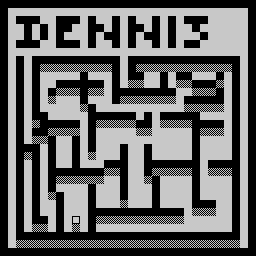

The image is a tile-based game level rendered from a .tmx file. Its description and complete source (layers, tilesets, objects, tile grids) follow:
An orthogonal 32x32 tile map with 8x8 px tiles, 1 tile layer (Tile Layer 1).

<map version="1.10" tiledversion="1.11.2" orientation="orthogonal" renderorder="right-down" width="32" height="32" tilewidth="8" tileheight="8" infinite="0" nextlayerid="2" nextobjectid="1">
 <tileset firstgid="1" source="basic.tsx" />
 <layer id="1" name="Tile Layer 1" width="32" height="32">
  <data encoding="csv">
2,2,2,2,2,2,2,2,2,2,2,2,2,2,2,2,2,2,2,2,2,2,2,2,2,2,2,2,2,2,2,2,
2,1,1,1,1,1,1,1,1,1,1,1,1,1,1,1,1,1,1,1,1,1,1,1,1,1,1,1,1,1,1,2,
2,1,2,2,2,1,1,2,2,2,1,2,1,1,2,1,2,1,1,2,1,2,1,2,2,2,1,1,1,1,1,2,
2,1,1,2,1,2,1,2,2,1,1,2,2,1,2,1,2,2,1,2,1,2,1,1,2,1,1,1,1,1,1,2,
2,1,1,2,1,2,1,2,1,1,1,2,1,2,2,1,2,1,2,2,1,2,1,1,1,2,1,1,1,1,1,2,
2,1,2,2,2,1,1,2,2,2,1,2,1,1,2,1,2,1,1,2,1,2,1,2,2,1,1,1,1,1,1,2,
2,1,1,1,1,1,1,1,1,1,1,1,1,1,1,1,1,1,1,1,1,1,1,1,1,1,1,1,1,1,1,2,
2,1,2,1,2,2,2,2,2,2,2,2,2,2,2,1,2,2,2,2,2,2,2,2,2,2,2,2,2,2,1,2,
2,1,2,1,2,3,3,3,3,3,3,3,3,3,2,1,2,3,3,3,3,3,3,3,3,3,3,3,3,2,1,2,
2,1,2,1,2,1,1,1,1,1,2,1,1,1,2,1,2,2,1,1,2,1,2,2,1,1,1,2,1,2,1,2,
2,1,2,1,2,1,1,2,2,2,2,2,2,1,2,1,3,3,1,1,2,1,3,3,2,2,2,3,1,2,1,2,
2,1,2,1,2,1,2,3,3,3,2,3,3,1,2,2,2,2,2,2,2,2,1,1,3,3,3,2,1,2,1,2,
2,1,2,1,2,1,3,1,1,1,2,1,1,1,2,3,3,3,3,3,3,3,1,2,2,2,2,2,1,2,1,2,
2,1,2,1,2,1,1,1,1,1,3,2,1,1,1,1,1,1,1,1,1,1,1,3,3,3,3,3,1,2,1,2,
2,1,2,1,2,2,1,1,1,1,1,2,2,2,2,2,2,1,2,1,2,2,2,2,2,1,1,1,1,2,1,2,
2,1,2,1,3,2,2,2,2,2,1,2,3,3,3,3,3,2,2,1,3,3,3,3,2,2,2,2,1,2,1,2,
2,1,2,1,2,2,3,3,3,3,1,2,1,1,1,1,1,3,3,1,1,1,1,1,2,3,3,3,1,2,1,2,
2,1,2,1,3,3,2,1,1,2,1,2,1,1,1,1,1,1,1,1,1,1,1,1,2,1,1,1,1,2,1,2,
2,1,2,2,2,1,2,1,1,2,1,2,1,1,1,2,1,1,2,1,1,1,1,1,2,1,1,1,1,2,1,2,
2,1,2,3,2,1,2,1,1,2,1,3,1,1,1,2,1,1,2,1,1,1,1,1,2,1,1,1,1,2,1,2,
2,1,2,1,2,1,2,1,1,2,1,1,1,2,2,2,1,1,2,2,2,2,2,2,2,1,2,2,2,2,1,2,
2,1,2,1,2,1,2,2,2,2,2,2,2,3,3,2,1,1,2,3,3,3,3,3,2,1,3,3,3,2,1,2,
2,1,2,1,2,1,2,3,3,3,3,3,3,1,1,2,1,1,3,2,1,1,1,1,2,1,1,1,1,2,1,2,
2,1,2,1,2,1,2,1,1,1,1,2,1,1,1,2,1,1,1,2,1,1,1,1,2,1,1,1,1,2,1,2,
2,1,2,1,2,1,3,2,1,1,1,2,1,1,1,2,1,1,1,2,1,1,1,1,2,1,1,1,1,2,1,2,
2,1,2,1,2,1,1,2,1,1,1,2,1,1,1,3,1,1,1,2,1,1,1,1,2,2,2,1,1,2,1,2,
2,1,2,1,2,1,1,2,1,1,1,2,2,2,2,2,2,2,2,2,2,2,2,1,3,3,3,1,1,2,1,2,
2,1,2,1,2,2,1,2,1,4,1,2,3,3,3,3,3,3,3,3,3,3,3,1,1,1,1,1,1,2,1,2,
2,1,2,1,3,3,1,2,1,3,1,2,1,1,1,1,1,1,1,1,1,1,1,1,1,1,1,1,1,2,1,2,
2,1,2,2,2,2,2,2,2,2,2,2,2,2,2,2,2,2,2,2,2,2,2,2,2,2,2,2,2,2,1,2,
2,1,3,3,3,3,3,3,3,3,3,3,3,3,3,3,3,3,3,3,3,3,3,3,3,3,3,3,3,3,1,2,
2,2,2,2,2,2,2,2,2,2,2,2,2,2,2,2,2,2,2,2,2,2,2,2,2,2,2,2,2,2,2,2
</data>
 </layer>
</map>